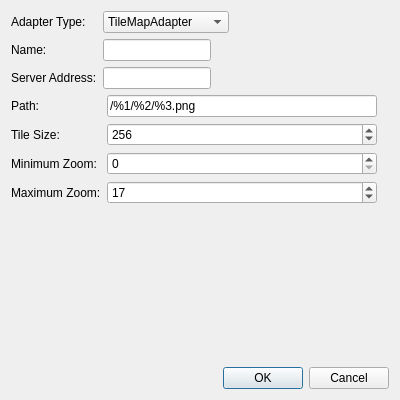
<?xml version="1.0" encoding="UTF-8"?>
<ui version="4.0">
 <class>mapAdapterDialog</class>
 <widget class="QDialog" name="mapAdapterDialog">
  <property name="geometry">
   <rect>
    <x>0</x>
    <y>0</y>
    <width>400</width>
    <height>400</height>
   </rect>
  </property>
  <property name="windowTitle">
   <string>Map Source Details</string>
  </property>
  <layout class="QVBoxLayout" name="verticalLayout">
   <item>
    <layout class="QFormLayout" name="formLayout_2">
     <property name="fieldGrowthPolicy">
      <enum>QFormLayout::FieldsStayAtSizeHint</enum>
     </property>
     <item row="0" column="0">
      <widget class="QLabel" name="label">
       <property name="text">
        <string>Adapter Type:</string>
       </property>
      </widget>
     </item>
     <item row="0" column="1">
      <widget class="QComboBox" name="typeComboBox">
       <property name="currentIndex">
        <number>0</number>
       </property>
       <item>
        <property name="text">
         <string>TileMapAdapter</string>
        </property>
       </item>
       <item>
        <property name="text">
         <string>WMSMapAdapter</string>
        </property>
       </item>
      </widget>
     </item>
     <item row="1" column="0">
      <widget class="QLabel" name="label_2">
       <property name="text">
        <string>Name:</string>
       </property>
       <property name="alignment">
        <set>Qt::AlignLeading|Qt::AlignLeft|Qt::AlignVCenter</set>
       </property>
      </widget>
     </item>
     <item row="1" column="1">
      <widget class="QLineEdit" name="nameLineEdit"/>
     </item>
     <item row="2" column="0">
      <widget class="QLabel" name="label_3">
       <property name="text">
        <string>Server Address:</string>
       </property>
       <property name="alignment">
        <set>Qt::AlignLeading|Qt::AlignLeft|Qt::AlignVCenter</set>
       </property>
      </widget>
     </item>
     <item row="2" column="1">
      <widget class="QLineEdit" name="serverLineEdit"/>
     </item>
    </layout>
   </item>
   <item>
    <widget class="QStackedWidget" name="stackedWidget">
     <property name="currentIndex">
      <number>0</number>
     </property>
     <widget class="QWidget" name="page">
      <layout class="QFormLayout" name="formLayout_3">
       <property name="leftMargin">
        <number>0</number>
       </property>
       <property name="topMargin">
        <number>0</number>
       </property>
       <property name="rightMargin">
        <number>12</number>
       </property>
       <property name="bottomMargin">
        <number>0</number>
       </property>
       <item row="0" column="0">
        <widget class="QLabel" name="label_4">
         <property name="text">
          <string>Path:</string>
         </property>
         <property name="alignment">
          <set>Qt::AlignLeading|Qt::AlignLeft|Qt::AlignVCenter</set>
         </property>
        </widget>
       </item>
       <item row="0" column="1">
        <widget class="QLineEdit" name="pathLineEdit">
         <property name="text">
          <string>/%1/%2/%3.png</string>
         </property>
        </widget>
       </item>
       <item row="1" column="0">
        <widget class="QLabel" name="label_5">
         <property name="sizePolicy">
          <sizepolicy hsizetype="MinimumExpanding" vsizetype="Preferred">
           <horstretch>0</horstretch>
           <verstretch>0</verstretch>
          </sizepolicy>
         </property>
         <property name="text">
          <string>Tile Size:</string>
         </property>
         <property name="alignment">
          <set>Qt::AlignLeading|Qt::AlignLeft|Qt::AlignVCenter</set>
         </property>
        </widget>
       </item>
       <item row="1" column="1">
        <widget class="QSpinBox" name="tileSizeSpinBox">
         <property name="maximum">
          <number>1024</number>
         </property>
         <property name="value">
          <number>256</number>
         </property>
        </widget>
       </item>
       <item row="2" column="0">
        <widget class="QLabel" name="label_6">
         <property name="sizePolicy">
          <sizepolicy hsizetype="MinimumExpanding" vsizetype="Preferred">
           <horstretch>0</horstretch>
           <verstretch>0</verstretch>
          </sizepolicy>
         </property>
         <property name="text">
          <string>Minimum Zoom:</string>
         </property>
         <property name="alignment">
          <set>Qt::AlignLeading|Qt::AlignLeft|Qt::AlignVCenter</set>
         </property>
        </widget>
       </item>
       <item row="2" column="1">
        <widget class="QSpinBox" name="zoomMinSpinBox">
         <property name="maximum">
          <number>18</number>
         </property>
        </widget>
       </item>
       <item row="3" column="0">
        <widget class="QLabel" name="label_7">
         <property name="sizePolicy">
          <sizepolicy hsizetype="MinimumExpanding" vsizetype="Preferred">
           <horstretch>0</horstretch>
           <verstretch>0</verstretch>
          </sizepolicy>
         </property>
         <property name="text">
          <string>Maximum Zoom:</string>
         </property>
         <property name="alignment">
          <set>Qt::AlignLeading|Qt::AlignLeft|Qt::AlignVCenter</set>
         </property>
        </widget>
       </item>
       <item row="3" column="1">
        <widget class="QSpinBox" name="zoomMaxSpinBox">
         <property name="maximum">
          <number>18</number>
         </property>
         <property name="value">
          <number>17</number>
         </property>
        </widget>
       </item>
      </layout>
     </widget>
     <widget class="QWidget" name="page_2">
      <layout class="QFormLayout" name="formLayout">
       <property name="margin">
        <number>0</number>
       </property>
       <item row="0" column="0">
        <widget class="QLabel" name="label_12">
         <property name="text">
          <string>Path:</string>
         </property>
        </widget>
       </item>
       <item row="0" column="1">
        <widget class="QLineEdit" name="mainPathLineEdit">
         <property name="text">
          <string>/wms/?</string>
         </property>
        </widget>
       </item>
       <item row="1" column="0">
        <widget class="QLabel" name="label_8">
         <property name="text">
          <string>Layers:</string>
         </property>
        </widget>
       </item>
       <item row="1" column="1">
        <widget class="QLineEdit" name="layersLineEdit"/>
       </item>
       <item row="2" column="0">
        <widget class="QLabel" name="label_9">
         <property name="text">
          <string>Projection:</string>
         </property>
        </widget>
       </item>
       <item row="2" column="1">
        <widget class="QLineEdit" name="projectionLineEdit">
         <property name="text">
          <string>EPSG:4326</string>
         </property>
        </widget>
       </item>
       <item row="3" column="0">
        <widget class="QLabel" name="label_11">
         <property name="text">
          <string>Image Format:</string>
         </property>
        </widget>
       </item>
       <item row="3" column="1">
        <widget class="QLineEdit" name="imageFormatLineEdit">
         <property name="text">
          <string>image/png</string>
         </property>
        </widget>
       </item>
       <item row="4" column="0">
        <widget class="QLabel" name="label_14">
         <property name="text">
          <string>Service:</string>
         </property>
        </widget>
       </item>
       <item row="4" column="1">
        <widget class="QLineEdit" name="serviceLineEdit">
         <property name="text">
          <string>WMS</string>
         </property>
        </widget>
       </item>
       <item row="5" column="0">
        <widget class="QLabel" name="label_10">
         <property name="text">
          <string>Styles:</string>
         </property>
        </widget>
       </item>
       <item row="5" column="1">
        <widget class="QLineEdit" name="stylesLineEdit"/>
       </item>
       <item row="6" column="0">
        <widget class="QLabel" name="label_13">
         <property name="text">
          <string>WMS:</string>
         </property>
        </widget>
       </item>
       <item row="6" column="1">
        <widget class="QLineEdit" name="wmsLineEdit">
         <property name="text">
          <string>WorldMap</string>
         </property>
        </widget>
       </item>
      </layout>
     </widget>
    </widget>
   </item>
   <item>
    <widget class="QDialogButtonBox" name="buttonBox">
     <property name="orientation">
      <enum>Qt::Horizontal</enum>
     </property>
     <property name="standardButtons">
      <set>QDialogButtonBox::Cancel|QDialogButtonBox::Ok</set>
     </property>
    </widget>
   </item>
  </layout>
 </widget>
 <resources/>
 <connections>
  <connection>
   <sender>buttonBox</sender>
   <signal>accepted()</signal>
   <receiver>mapAdapterDialog</receiver>
   <slot>accept()</slot>
   <hints>
    <hint type="sourcelabel">
     <x>179</x>
     <y>395</y>
    </hint>
    <hint type="destinationlabel">
     <x>157</x>
     <y>274</y>
    </hint>
   </hints>
  </connection>
  <connection>
   <sender>buttonBox</sender>
   <signal>rejected()</signal>
   <receiver>mapAdapterDialog</receiver>
   <slot>reject()</slot>
   <hints>
    <hint type="sourcelabel">
     <x>179</x>
     <y>395</y>
    </hint>
    <hint type="destinationlabel">
     <x>286</x>
     <y>274</y>
    </hint>
   </hints>
  </connection>
  <connection>
   <sender>typeComboBox</sender>
   <signal>activated(int)</signal>
   <receiver>stackedWidget</receiver>
   <slot>setCurrentIndex(int)</slot>
   <hints>
    <hint type="sourcelabel">
     <x>335</x>
     <y>36</y>
    </hint>
    <hint type="destinationlabel">
     <x>336</x>
     <y>110</y>
    </hint>
   </hints>
  </connection>
 </connections>
</ui>
